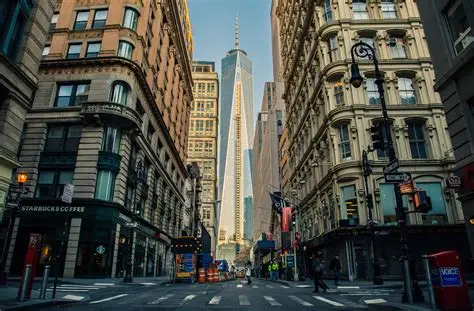
#> input picture images/street.webp, 474 x 311 px
$ python restoration.py
#> lines starting #> are read from the running program, lines starting #| are printed output that depends on the picture
import cv2
import matplotlib.pyplot as plt
import numpy as np
# Task 1

img = cv2.imread("images/street.webp")
#> img is the input picture: shape (311, 474, 3); mean B, G, R 69.8, 77.5, 76
gray = cv2.cvtColor(img, cv2.COLOR_BGR2GRAY)
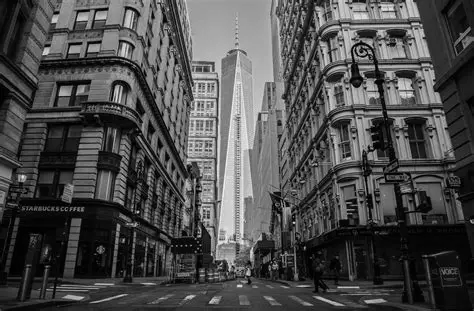
#> gray: shape (311, 474); min 0, max 253, mean 76.2

plt.imshow(gray, cmap='gray')
plt.title("Original Image")
plt.show()

# task 2

noise = np.random.normal(0, 25, gray.shape)
gaussian_noisy = gray + noise
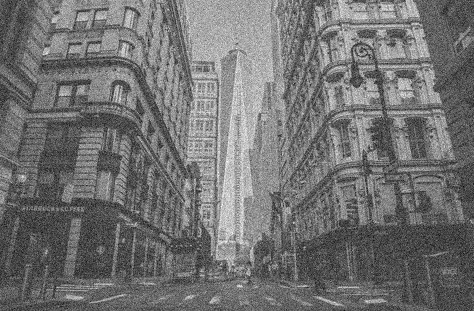
#> gaussian_noisy: shape (311, 474) float64; min -105.2, max 300.2, mean 76.3; drawn with min black and max white
gaussian_noisy = np.clip(gaussian_noisy,0,255).astype(np.uint8)
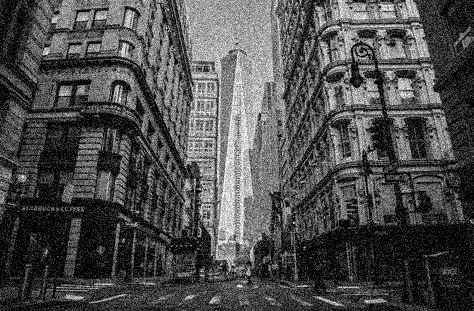
#> gaussian_noisy: shape (311, 474); min 0, max 255, mean 77.3

cv2.imwrite("outputs/gaussian_noise.png", gaussian_noisy)


sp_noisy = gray.copy()

prob = 0.02
rand = np.random.rand(*gray.shape)

sp_noisy[rand < prob/2] = 0
sp_noisy[rand > 1 - prob/2] = 255
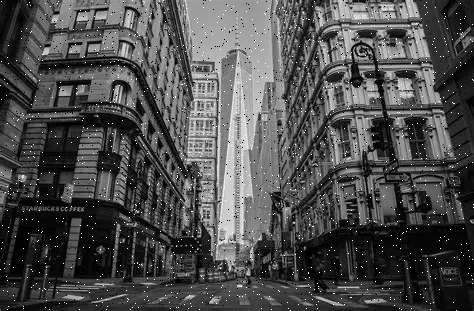
#> sp_noisy: shape (311, 474); min 0, max 255, mean 77.2


cv2.imwrite("outputs/salt_pepper_noise.png", sp_noisy)
#task 3

mean_filtered = cv2.blur(gaussian_noisy, (5,5))
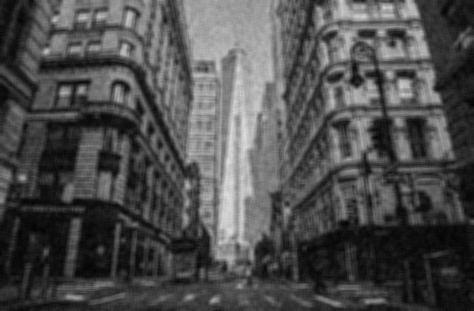
#> mean_filtered: shape (311, 474); min 3, max 224, mean 77.3

cv2.imwrite("outputs/mean_filter.png", mean_filtered)

median_filtered = cv2.medianBlur(sp_noisy,5)
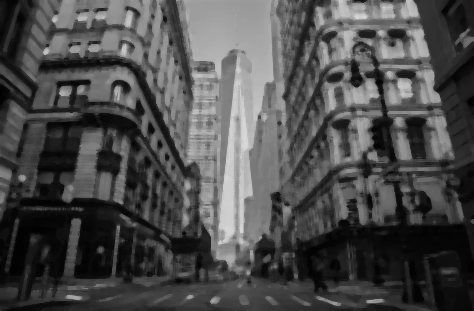
#> median_filtered: shape (311, 474); min 1, max 218, mean 75.9

cv2.imwrite("outputs/median_filter.png", median_filtered)


gaussian_filtered = cv2.GaussianBlur(gaussian_noisy,(5,5),0)


cv2.imwrite("outputs/gaussian_filter.png", gaussian_filtered)


# task 4


def mse(original, restored):
    return np.mean((original - restored) ** 2)

def psnr(original, restored):
    mse_value = mse(original, restored)
    if mse_value == 0:
        return 100
    return 20 * np.log10(255 / np.sqrt(mse_value))

# Gaussian Noise Evaluation
mse_mean = mse(gray, mean_filtered)
#> mse_mean = 81.74
psnr_mean = psnr(gray, mean_filtered)
#> psnr_mean = 29.01

mse_gauss = mse(gray, gaussian_filtered)
#> mse_gauss = 76.18
psnr_gauss = psnr(gray, gaussian_filtered)
#> psnr_gauss = 29.31

# Salt Pepper Evaluation
mse_median = mse(gray, median_filtered)
#> mse_median = 58.88
psnr_median = psnr(gray, median_filtered)
#> psnr_median = 30.43

print("\n--- Gaussian Noise Restoration ---")
print(f"Mean Filter     -> MSE: {mse_mean:.2f}, PSNR: {psnr_mean:.2f}")
#| Mean Filter     -> MSE: 81.74, PSNR: 29.01
print(f"Gaussian Filter -> MSE: {mse_gauss:.2f}, PSNR: {psnr_gauss:.2f}")
#| Gaussian Filter -> MSE: 76.18, PSNR: 29.31

print("\n--- Salt & Pepper Noise Restoration ---")
print(f"Median Filter   -> MSE: {mse_median:.2f}, PSNR: {psnr_median:.2f}")
#| Median Filter   -> MSE: 58.88, PSNR: 30.43


# task 5


if psnr_gauss > psnr_mean:
    print("Gaussian Filter performs better for Gaussian Noise.")
else:
    print("Mean Filter performs better for Gaussian Noise.")

print("Median Filter is best suited for Salt & Pepper Noise")
print("because it removes impulse noise while preserving edges.")


plt.figure(figsize=(12,8))

plt.subplot(2,3,1)
plt.imshow(gray, cmap='gray')
plt.title("Original")
plt.axis("off")

plt.subplot(2,3,2)
plt.imshow(gaussian_noisy, cmap='gray')
plt.title("Gaussian Noise")
plt.axis("off")

plt.subplot(2,3,3)
plt.imshow(sp_noisy, cmap='gray')
plt.title("Salt & Pepper Noise")
plt.axis("off")

plt.subplot(2,3,4)
plt.imshow(mean_filtered, cmap='gray')
plt.title("Mean Filter")
plt.axis("off")

plt.subplot(2,3,5)
plt.imshow(median_filtered, cmap='gray')
plt.title("Median Filter")
plt.axis("off")

plt.subplot(2,3,6)
plt.imshow(gaussian_filtered, cmap='gray')
plt.title("Gaussian Filter")
plt.axis("off")

plt.tight_layout()
plt.savefig("outputs/final_comparison.png")
plt.show()

print("\nAll outputs saved inside 'outputs/' folder.")
print("Project execution completed successfully!")
